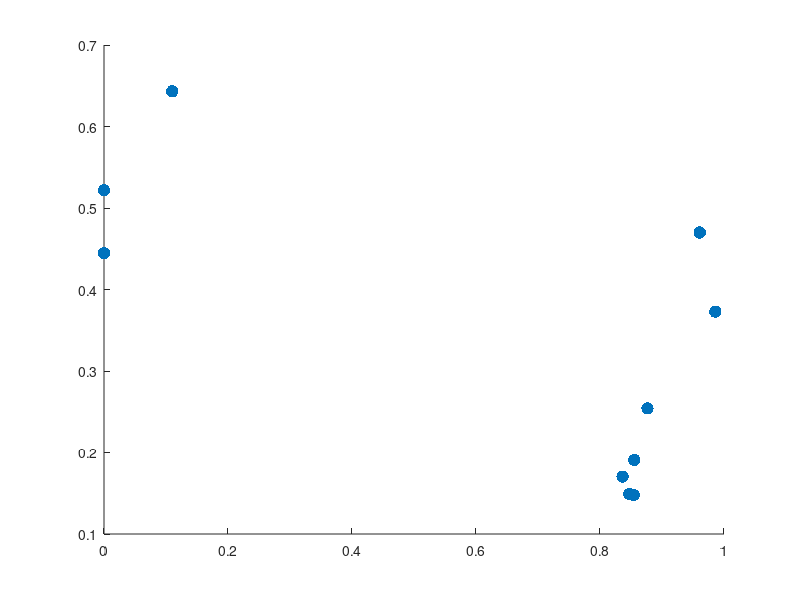

Recreate this plot in MATLAB. (Note: this script raises an error after producing the figure.)
function plot_gamma_thresholds(results)

if nargin < 1

    data = load('results/gamma_thresholds/raw/data.mat');

    results = data.results;

end

if ~exist('results/gamma_thresholds/figures','dir')

    mkdir('results/gamma_thresholds/figures');

end

gamma = [results.gamma];

form_error = [results.form_error];

sorm_error = [results.sorm_error];

sorm_gain = [results.sorm_gain];

% =====================================
% Plot 1 — FORM error vs gamma
% =====================================
figure;

scatter(gamma, form_error, ...
    80, 'filled');

hold on;

xline(0.1,'g--','LineWidth',2);

xline(1.0,'r--','LineWidth',2);

xlabel('\gamma');

ylabel('Relative FORM error');

title('FORM Error vs Geometry Index');

grid on;

saveas(gcf, ...
'results/gamma_thresholds/figures/form_error_vs_gamma.png');

% =====================================
% Plot 2 — SORM error vs gamma
% =====================================
figure;

scatter(gamma, sorm_error, ...
    80, 'filled');

hold on;

xline(0.1,'g--','LineWidth',2);

xline(1.0,'r--','LineWidth',2);

xlabel('\gamma');

ylabel('Relative SORM error');

title('SORM Error vs Geometry Index');

grid on;

saveas(gcf, ...
'results/gamma_thresholds/figures/sorm_error_vs_gamma.png');

% =====================================
% Plot 3 — SORM gain
% =====================================
figure;

scatter(gamma, sorm_gain, ...
    80, 'filled');

hold on;

yline(0,'k--');

xlabel('\gamma');

ylabel('SORM gain');

title('SORM Improvement vs Geometry Index');

grid on;

saveas(gcf, ...
'results/gamma_thresholds/figures/sorm_gain_vs_gamma.png');

end
